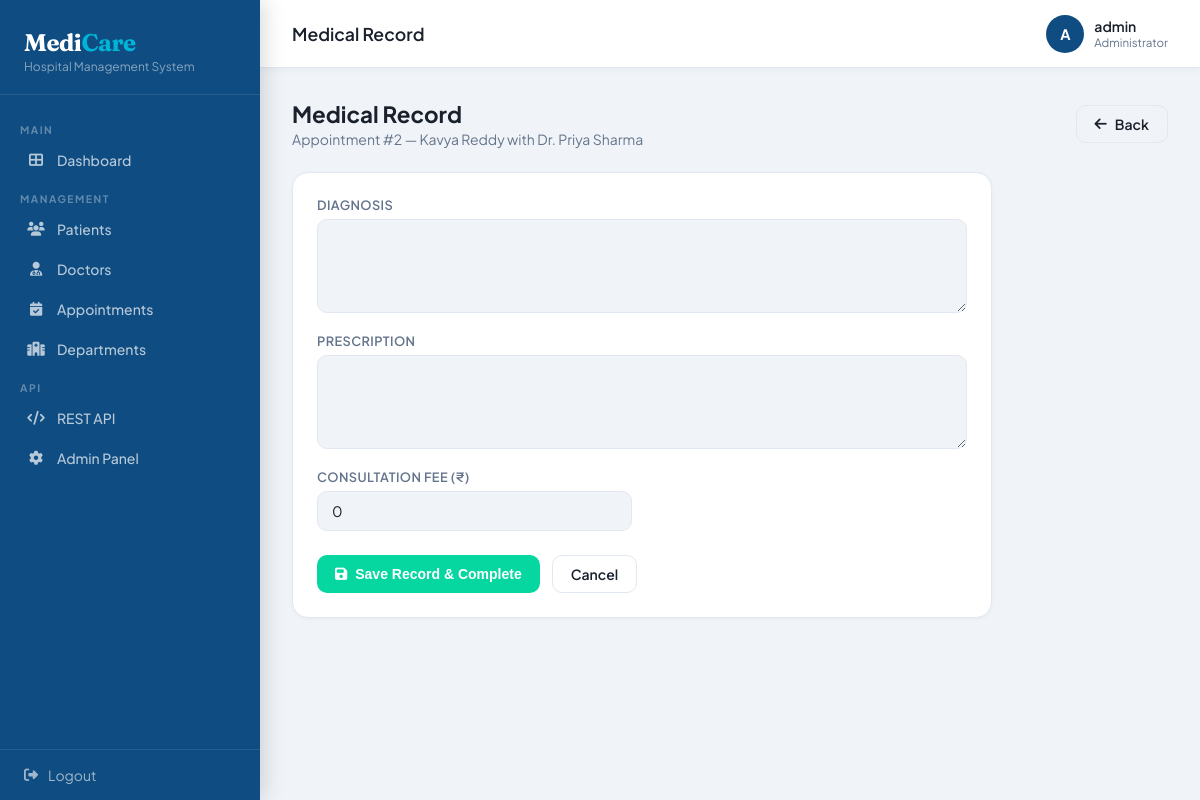
Screenshot of /appointments/2/record/ (signed in) with the database file from the repository.
### appointments/models.py (models this page shows, shortened)
class Appointment(models.Model):
    STATUS_CHOICES = [
        ('pending',   'Pending'),
        ('confirmed', 'Confirmed'),
        ('completed', 'Completed'),
        ('cancelled', 'Cancelled'),
    ]
    patient         = models.ForeignKey(Patient, on_delete=models.CASCADE, related_name='appointments')
    doctor          = models.ForeignKey(Doctor,  on_delete=models.CASCADE, related_name='appointments')
    appointment_date = models.DateField()
    appointment_time = models.TimeField()
    status          = models.CharField(max_length=20, choices=STATUS_CHOICES, default='pending')
    reason          = models.TextField()
    notes           = models.TextField(blank=True)
    created_at      = models.DateTimeField(auto_now_add=True)
    class Meta:
        ordering = ['-appointment_date', '-appointment_time']

### patients/models.py (models this page shows, shortened)
class Patient(models.Model):
    GENDER_CHOICES = [('M', 'Male'), ('F', 'Female'), ('O', 'Other')]
    BLOOD_CHOICES = [('A+','A+'),('A-','A-'),('B+','B+'),('B-','B-'),
                     ('AB+','AB+'),('AB-','AB-'),('O+','O+'),('O-','O-')]
    first_name    = models.CharField(max_length=100)
    last_name     = models.CharField(max_length=100)
    date_of_birth = models.DateField()
    gender        = models.CharField(max_length=1, choices=GENDER_CHOICES)
    blood_group   = models.CharField(max_length=3, choices=BLOOD_CHOICES)
    phone         = models.CharField(max_length=15)
    email         = models.EmailField(blank=True)
    address       = models.TextField()
    created_at    = models.DateTimeField(auto_now_add=True)
    @property
    def full_name(self):
        return f"{self.first_name} {self.last_name}"

### doctors/models.py (models this page shows, shortened)
class Doctor(models.Model):
    first_name   = models.CharField(max_length=100)
    last_name    = models.CharField(max_length=100)
    department   = models.ForeignKey(Department, on_delete=models.SET_NULL, null=True)
    specialization = models.CharField(max_length=200)
    phone        = models.CharField(max_length=15)
    email        = models.EmailField()
    experience   = models.PositiveIntegerField(help_text="Years of experience")
    available    = models.BooleanField(default=True)
    created_at   = models.DateTimeField(auto_now_add=True)
    @property
    def full_name(self):
        return f"Dr. {self.first_name} {self.last_name}"

### appointments/views.py (the view, shortened to what this page needs)
# urls.py: path('<int:pk>/record/',        views.add_medical_record, name='add_medical_record'),
@login_required
def add_medical_record(request, pk):
    appt = get_object_or_404(Appointment, pk=pk)
    existing = MedicalRecord.objects.filter(appointment=appt).first()
    form = MedicalRecordForm(request.POST or None, instance=existing)
    return render(request, 'appointments/record_form.html', {'form': form, 'appt': appt})

### appointments/forms.py
class MedicalRecordForm(forms.ModelForm):
    class Meta:
        model = MedicalRecord
        fields = ['diagnosis', 'prescription', 'fee']
        widgets = {
            'diagnosis':    forms.Textarea(attrs={'rows': 4}),
            'prescription': forms.Textarea(attrs={'rows': 4}),
        }

### appointments/templates/appointments/record_form.html (shortened to what this page needs)
{% extends 'core/base.html' %}
{% block page_title %}Medical Record{% endblock %}
{% block content %}
<div class="page-header">
  <div>
    <h2>Medical Record</h2>
    <p>Appointment #{{ appt.pk }} — {{ appt.patient.full_name }} with {{ appt.doctor.full_name }}</p>
  </div>
  <a href="{% url 'appointment_detail' appt.pk %}" class="btn btn-outline"><i class="fas fa-arrow-left"></i> Back</a>
</div>
<div class="card" style="max-width:700px;">
  <div class="card-body">
    <form method="POST">
      <div class="form-grid">
        <div class="form-group full"><label>Diagnosis</label>{{ form.diagnosis }}</div>
        <div class="form-group full"><label>Prescription</label>{{ form.prescription }}</div>
        <div class="form-group"><label>Consultation Fee (₹)</label>{{ form.fee }}</div>
      </div>
      <div style="display:flex;gap:12px;margin-top:24px;">
        <button type="submit" class="btn btn-success"><i class="fas fa-save"></i> Save Record & Complete</button>
        <a href="{% url 'appointment_detail' appt.pk %}" class="btn btn-outline">Cancel</a>
      </div>
    </form>
  </div>
</div>
{% endblock %}

### core/templates/core/base.html (shortened to what this page needs)
<!DOCTYPE html>
<html lang="en">
<head>
<link href="https://cdnjs.cloudflare.com/ajax/libs/font-awesome/6.4.0/css/all.min.css" rel="stylesheet">
</head>
<body>
{% if user.is_authenticated %}
<aside class="sidebar">
  <div class="sidebar-brand">
    <h1>Medi<span>Care</span></h1>
    <p>Hospital Management System</p>
  </div>
  <nav class="sidebar-nav">
    <div class="nav-section">Main</div>
    <a href="{% url 'dashboard' %}" class="nav-item {% if request.resolver_match.url_name == 'dashboard' %}active{% endif %}">
      <i class="fas fa-th-large"></i> Dashboard
    </a>
    <div class="nav-section">Management</div>
    <a href="{% url 'patient_list' %}" class="nav-item {% if 'patient' in request.resolver_match.url_name %}active{% endif %}">
      <i class="fas fa-users"></i> Patients
    </a>
    <a href="{% url 'doctor_list' %}" class="nav-item {% if 'doctor' in request.resolver_match.url_name %}active{% endif %}">
      <i class="fas fa-user-md"></i> Doctors
    </a>
    <a href="{% url 'appointment_list' %}" class="nav-item {% if 'appointment' in request.resolver_match.url_name %}active{% endif %}">
      <i class="fas fa-calendar-check"></i> Appointments
    </a>
    <a href="{% url 'department_list' %}" class="nav-item {% if 'department' in request.resolver_match.url_name %}active{% endif %}">
      <i class="fas fa-hospital"></i> Departments
    </a>
    <div class="nav-section">API</div>
    <a href="/api/" class="nav-item" target="_blank">
      <i class="fas fa-code"></i> REST API
    </a>
    <a href="/admin/" class="nav-item" target="_blank">
      <i class="fas fa-cog"></i> Admin Panel
    </a>
  </nav>
  <div class="sidebar-footer">
    <a href="{% url 'logout' %}"><i class="fas fa-sign-out-alt"></i> Logout</a>
  </div>
</aside>
{% endif %}
<div class="main">
  {% if user.is_authenticated %}
  <header class="topbar">
    <div class="topbar-title">{% block page_title %}Dashboard{% endblock %}</div>
    <div class="topbar-right">
      <div class="topbar-user">
        <div class="avatar">{{ user.username|slice:":1"|upper }}</div>
        <div>
          <div class="user-name">{{ user.username }}</div>
          <div style="font-size:.72rem;color:var(--muted)">Administrator</div>
        </div>
      </div>
    </div>
  </header>
  {% endif %}
  <div class="content">
    {% block content %}{% endblock %}
  </div>
</div>
</body>
</html>

### core/templates/core/base.html (style rules this page uses)
:root { --primary: #0f4c81; --primary-light: #1a6bb5; --accent: #00b4d8; --accent2: #06d6a0; --danger: #ef233c; --warning: #f9c74f; --bg: #f0f4f8; --card: #ffffff; --text: #1a202c; --muted: #64748b; --border: #e2e8f0; --sidebar-w: 260px; }
* { box-sizing: border-box; margin: 0; padding: 0; }
body { font-family: 'Plus Jakarta Sans', sans-serif; background: var(--bg); color: var(--text); display: flex; min-height: 100vh; }
.sidebar { width: var(--sidebar-w); background: var(--primary); position: fixed; top: 0; left: 0; height: 100vh; display: flex; flex-direction: column; z-index: 100; box-shadow: 4px 0 20px rgba(0,0,0,.15); }
.sidebar-brand { padding: 28px 24px 20px; border-bottom: 1px solid rgba(255,255,255,.1); }
.sidebar-brand h1 { font-family: 'Fraunces', serif; color: #fff; font-size: 1.5rem; letter-spacing: -.5px; }
.sidebar-brand span { color: var(--accent); }
.sidebar-brand p { color: rgba(255,255,255,.5); font-size: .75rem; margin-top: 2px; }
.sidebar-nav { flex: 1; padding: 16px 0; overflow-y: auto; }
.nav-section { padding: 12px 20px 4px; font-size: .65rem; font-weight: 700; letter-spacing: 1.5px; color: rgba(255,255,255,.35); text-transform: uppercase; }
.nav-item { display: flex; align-items: center; gap: 12px; padding: 11px 24px; color: rgba(255,255,255,.7); text-decoration: none; font-size: .875rem; font-weight: 500; transition: all .2s; border-left: 3px solid transparent; }
.nav-item i { width: 18px; text-align: center; }
.sidebar-footer { padding: 16px 24px; border-top: 1px solid rgba(255,255,255,.1); }
.sidebar-footer a { display: flex; align-items: center; gap: 10px; color: rgba(255,255,255,.6); font-size: .875rem; text-decoration: none; }
.main { margin-left: var(--sidebar-w); flex: 1; display: flex; flex-direction: column; min-height: 100vh; }
.topbar { background: var(--card); padding: 0 32px; height: 68px; display: flex; align-items: center; justify-content: space-between; border-bottom: 1px solid var(--border); position: sticky; top: 0; z-index: 50; box-shadow: 0 1px 8px rgba(0,0,0,.05); }
.topbar-title { font-size: 1.1rem; font-weight: 600; color: var(--text); }
.topbar-right { display: flex; align-items: center; gap: 16px; }
.topbar-user { display: flex; align-items: center; gap: 10px; }
.avatar { width: 38px; height: 38px; border-radius: 50%; background: var(--primary); color: #fff; display: flex; align-items: center; justify-content: center; font-weight: 700; font-size: .9rem; }
.user-name { font-size: .875rem; font-weight: 600; }
.content { padding: 32px; flex: 1; }
.card { background: var(--card); border-radius: 16px; border: 1px solid var(--border); box-shadow: 0 1px 4px rgba(0,0,0,.04); }
.card-body { padding: 24px; }
.btn { display: inline-flex; align-items: center; gap: 8px; padding: 9px 18px; border-radius: 10px; font-size: .875rem; font-weight: 600; cursor: pointer; border: none; text-decoration: none; transition: all .2s; }
.btn-success { background: var(--accent2); color: #fff; }
.btn-outline { background: transparent; border: 1.5px solid var(--border); color: var(--text); }
.form-grid { display: grid; grid-template-columns: 1fr 1fr; gap: 20px; }
.form-group { display: flex; flex-direction: column; gap: 6px; }
.form-group.full { grid-column: 1 / -1; }
label { font-size: .8rem; font-weight: 600; color: var(--muted); text-transform: uppercase; letter-spacing: .4px; }
input, select, textarea { padding: 10px 14px; border: 1.5px solid var(--border); border-radius: 10px; font-family: inherit; font-size: .9rem; color: var(--text); background: var(--bg); transition: border .2s; }
.page-header { display: flex; align-items: center; justify-content: space-between; margin-bottom: 24px; }
.page-header h2 { font-size: 1.4rem; font-weight: 700; }
.page-header p { color: var(--muted); font-size: .875rem; margin-top: 2px; }

### rows the page displays
Appointment: pk "2", patient.full_name "Kavya Reddy", doctor.full_name "Dr. Priya Sharma"

### other values shown
{{ user.username|slice:":1"|upper }} "A"
{{ user.username }} "admin"
